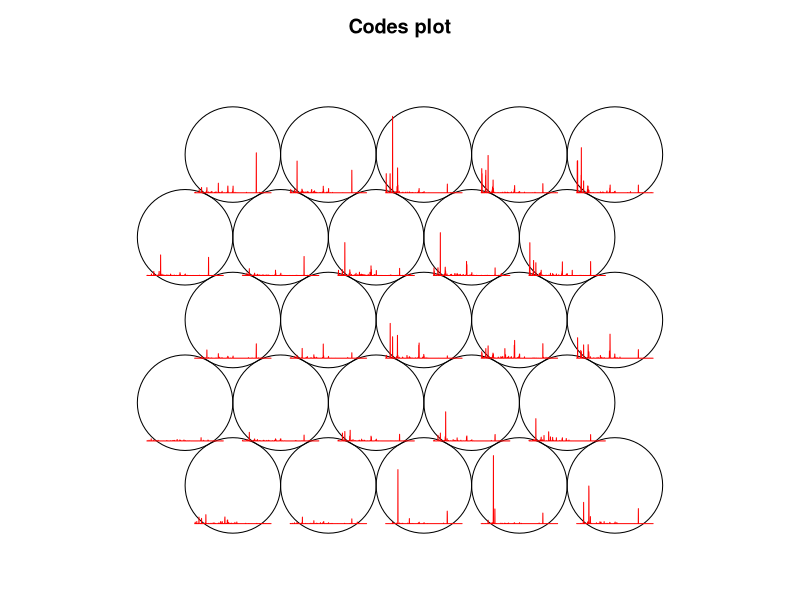
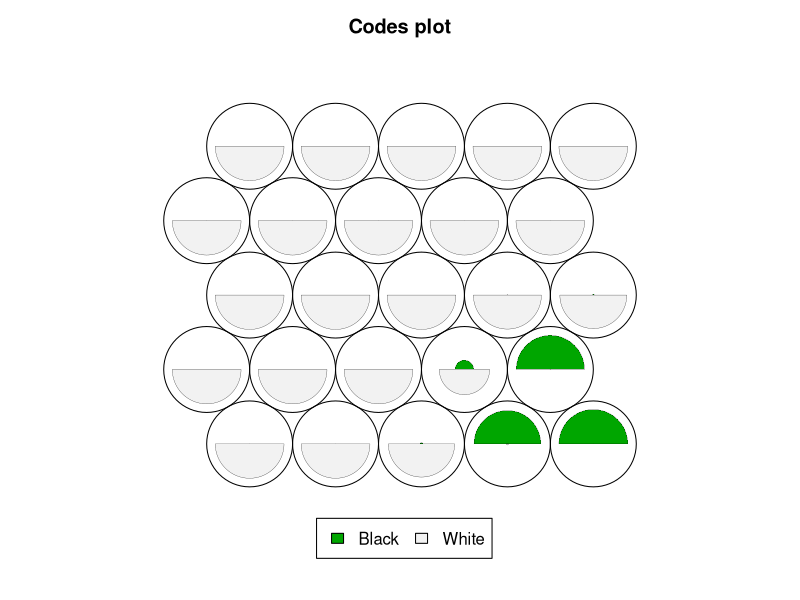

The R script that drew these images, in order:
setwd("~/Documents/Stats/Project/amazon-rivers/")
library(kohonen)
library(dplyr)
library(magrittr)
library(caret)

wwf =read.table(file = "WWF_Samples.txt",header =TRUE,sep = "\t",stringsAsFactors = FALSE)
otudata = read.table(file = "WWF_Peru_for_BenCalderhead.csv",sep = ",",stringsAsFactors = FALSE)
otutable<- t(otudata)[-seq(1,8),]
colnames(otutable) <- c("ID",t(otudata)[1,-1])

otudf <- as.data.frame(x=otutable[,-1],stringsAsFactors=FALSE,row.names = otutable[,1])
#otudf$ID <- as.character(otudf$ID)
otudf[,]<- sapply(otudf[,], as.numeric)
otumatrix <-as.matrix( t(otudf))
wwfdf <- as.data.frame(x=wwf)
wwfdf$Area_group %<>% as.numeric %>% as.factor
wwfdf[,"Area_group_name"] <- sapply(wwfdf[,"Area_group_name"],as.factor)
wwfdf$Water %<>% as.factor

wwfdf$ID_nosamples <- gsub(pattern = "[a-zA-Z-]","",wwfdf$ID)
wwfdf$ID_nosamples %<>% as.factor


#######
# SOM #
#######
trainindex = sample(nrow(otudf),130)
Xtrain = matrix(as.numeric(unlist(otudf[trainindex,])),ncol = 675)
Xtest = matrix(as.numeric(unlist(otudf[-trainindex,])),ncol = 675)
ytrain = wwfdf$Water[trainindex]
ytest = wwfdf$Water[-trainindex]
som.full <-xyf(X=Xtrain,Y=(ytrain), grid = somgrid(5,5, "hexagonal"))
plot(som.full)

som.prediction <- predict(som.full,newdata = Xtest,whatmap = 1)

table(ytest,som.prediction$predictions[[2]])
